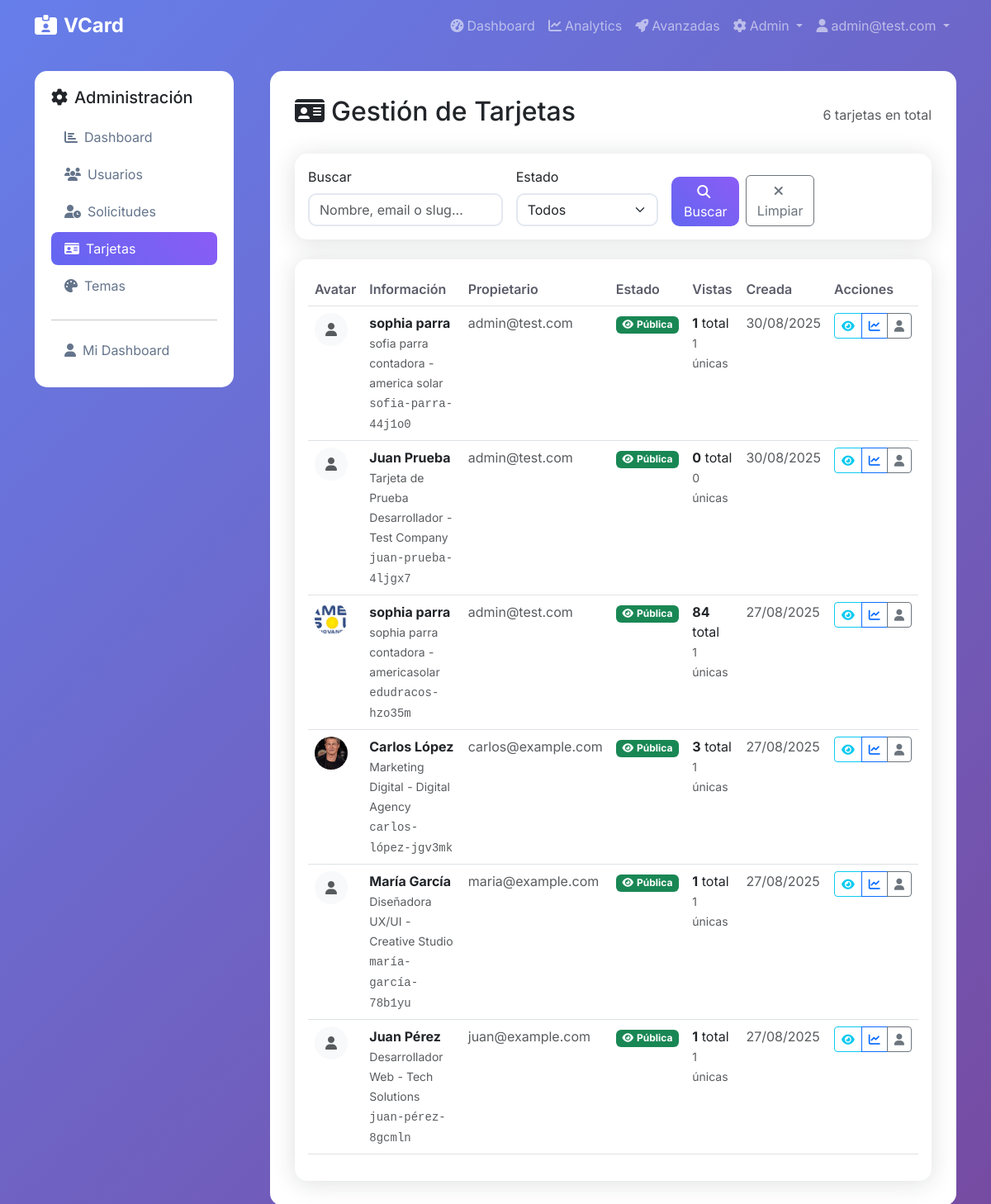
Page /admin/cards (signed in) on the committed database.
### app/models.py (models this page shows, shortened)
class User(UserMixin, db.Model):
    id = db.Column(db.Integer, primary_key=True)
    email = db.Column(db.String(120), unique=True, nullable=False, index=True)
    password_hash = db.Column(db.String(255), nullable=False)
    role = db.Column(Enum('admin', 'user', name='user_roles'), default='user', nullable=False)
    is_active = db.Column(db.Boolean, default=True, nullable=False)
    is_approved = db.Column(db.Boolean, default=False)
    approved_at = db.Column(db.DateTime)
    approved_by_id = db.Column(db.Integer)
    is_suspended = db.Column(db.Boolean, default=False)
    suspension_reason = db.Column(db.String(500))
    suspended_at = db.Column(db.DateTime)
    suspended_by_id = db.Column(db.Integer)
    max_cards = db.Column(db.Integer, default=1, nullable=False)
    last_login = db.Column(db.DateTime)
    total_views = db.Column(db.Integer, default=0)
    email_verified = db.Column(db.Boolean, default=False)
    email_verified_at = db.Column(db.DateTime)
    reset_token = db.Column(db.String(255))
    reset_token_expires = db.Column(db.DateTime)
    created_at = db.Column(db.DateTime, default=datetime.utcnow)
    updated_at = db.Column(db.DateTime, default=datetime.utcnow, onupdate=datetime.utcnow)
    cards = db.relationship('Card', backref='owner', lazy='dynamic', cascade='all, delete-orphan')
    def is_admin(self):
        return self.role == 'admin'

class Card(db.Model):
    id = db.Column(db.Integer, primary_key=True)
    owner_id = db.Column(db.Integer, db.ForeignKey('user.id'), nullable=False)
    slug = db.Column(db.String(100), unique=True, nullable=False, index=True)
    title = db.Column(db.String(200))  # e.g., "Lourdes Arellano - Salón & Spa"
    name = db.Column(db.String(100), nullable=False)
    job_title = db.Column(db.String(200))
    company = db.Column(db.String(200))
    phone = db.Column(db.String(20))
    email_public = db.Column(db.String(120))
    website = db.Column(db.String(255))
    location = db.Column(db.String(255))
    bio = db.Column(db.Text)
    theme_id = db.Column(db.Integer, db.ForeignKey('theme.id'), nullable=False)
    is_public = db.Column(db.Boolean, default=True, nullable=False)
    published_at = db.Column(db.DateTime)
    avatar_path = db.Column(db.String(255))  # Legacy - kept for backward compatibility
    avatar_square_path = db.Column(db.String(255))  # Square version for circle/rounded/square
    avatar_rect_path = db.Column(db.String(255))   # Rectangular version for rectangle shape
    created_at = db.Column(db.DateTime, default=datetime.utcnow)
    updated_at = db.Column(db.DateTime, default=datetime.utcnow, onupdate=datetime.utcnow)
    instagram = db.Column(db.String(255))
    whatsapp_country = db.Column(db.String(10))  # Country code for WhatsApp (e.g., '+34')
    whatsapp = db.Column(db.String(20))  # Phone number without country code
    custom_layout = db.Column(db.Text)  # Store custom layout JSON from visual editor
    facebook = db.Column(db.String(255))
    linkedin = db.Column(db.String(255))
    twitter = db.Column(db.String(255))
    youtube = db.Column(db.String(255))
    tiktok = db.Column(db.String(255))
    telegram = db.Column(db.String(255))
    snapchat = db.Column(db.String(255))
    pinterest = db.Column(db.String(255))
    github = db.Column(db.String(255))
    behance = db.Column(db.String(255))
    dribbble = db.Column(db.String(255))
    services = db.relationship('Service', backref='card', lazy='dynamic', cascade='all, delete-orphan')
    products = db.relationship('Product', backref='card', lazy='dynamic', cascade='all, delete-orphan')
    gallery_items = db.relationship('GalleryItem', backref='card', lazy='dynamic', cascade='all, delete-orphan')
    def get_public_url(self):
        return f"/c/{self.slug}"
    def get_total_views(self):
        return self.views.count()
    def get_unique_views(self):
        from sqlalchemy import func
        return db.session.query(func.count(func.distinct(CardView.ip_address))).filter_by(card_id=self.id).scalar() or 0
    def get_avatar_path(self):
        if not self.theme:
            return self.avatar_path or self.avatar_square_path
        if self.theme.avatar_shape == 'rectangle':
            return self.avatar_rect_path or self.avatar_square_path or self.avatar_path
        else:
            return self.avatar_square_path or self.avatar_path or self.avatar_rect_path
    def has_avatar(self):
        return bool(self.avatar_square_path or self.avatar_rect_path or self.avatar_path)

class Theme(db.Model):
    id = db.Column(db.Integer, primary_key=True)
    name = db.Column(db.String(100), nullable=False)
    primary_color = db.Column(db.String(7), default='#6366f1')  # hex color
    secondary_color = db.Column(db.String(7), default='#8b5cf6')
    accent_color = db.Column(db.String(7), default='#ec4899')
    font_family = db.Column(db.String(100), default='Inter')
    layout = db.Column(Enum('classic', 'modern', 'minimal', name='theme_layouts'), default='modern')
    avatar_shape = db.Column(Enum('circle', 'rounded', 'square', 'rectangle', name='avatar_shapes'), default='circle')
    bg_image_path = db.Column(db.String(255))  # optional background image
    created_at = db.Column(db.DateTime, default=datetime.utcnow)
    cards = db.relationship('Card', backref='theme', lazy='dynamic')

### app/admin/routes.py (the view, shortened to what this page needs)
@bp.route('/cards')
@login_required
@admin_required
def cards():
    page = request.args.get('page', 1, type=int)
    search = request.args.get('search', '', type=str)
    status = request.args.get('status', '', type=str)
    query = Card.query
    if status == 'public':
        query = query.filter_by(is_public=True)
    elif status == 'private':
        query = query.filter_by(is_public=False)
    cards = query.order_by(Card.created_at.desc()).paginate(
        page=page, per_page=20, error_out=False
    )
    return render_template('admin/cards.html', cards=cards, search=search, status=status)

### app/templates/admin/cards.html (shortened to what this page needs)
{% extends "base.html" %}
{% block content %}
<div class="row">
    <div class="col-md-3">
        {% include 'admin/_sidebar.html' %}
    </div>
    <div class="col-md-9">
        <div class="main-content">
            <div class="d-flex justify-content-between align-items-center mb-4">
                <h2>
                    <i class="fas fa-id-card me-2"></i>Gestión de Tarjetas
                </h2>
                <div class="text-muted">
                    {{ cards.total }} tarjetas en total
                </div>
            </div>
            <div class="card mb-4">
                <div class="card-body">
                    <form method="GET" class="row g-3">
                        <div class="col-md-4">
                            <label for="search" class="form-label">Buscar</label>
                            <input type="text" class="form-control" id="search" name="search" value="{{ search }}"
                                   placeholder="Nombre, email o slug...">
                        </div>
                        <div class="col-md-3">
                            <label for="status" class="form-label">Estado</label>
                            <select class="form-select" id="status" name="status">
                                <option value="" {% if not status %}selected{% endif %}>Todos</option>
                            </select>
                        </div>
                        <div class="col-md-3 d-flex align-items-end">
                            <button type="submit" class="btn btn-primary me-2">
                                <i class="fas fa-search me-1"></i>Buscar
                            </button>
                            <a href="{{ url_for('admin.cards') }}" class="btn btn-outline-secondary">
                                <i class="fas fa-times me-1"></i>Limpiar
                            </a>
                        </div>
                    </form>
                </div>
            </div>
            <div class="card">
                <div class="card-body">
                    {% if cards.items %}
                        <div class="table-responsive">
                            <table class="table table-hover">
                                <thead>
                                    <tr>
                                        <th>Avatar</th>
                                        <th>Información</th>
                                        <th>Propietario</th>
                                        <th>Estado</th>
                                        <th>Vistas</th>
                                        <th>Creada</th>
                                        <th>Acciones</th>
                                    </tr>
                                </thead>
                                <tbody>
                                    {% for card in cards.items %}
                                    <tr>
                                        <td>
                                            {% if card.has_avatar() %}
                                                <img src="{{ url_for('static', filename='uploads/' + card.get_avatar_path()) }}"
                                                     alt="{{ card.name }}" class="avatar-sm rounded-circle">
                                            {% else %}
                                                <div class="avatar-sm bg-light rounded-circle d-flex align-items-center justify-content-center">
                                                    <i class="fas fa-user text-muted"></i>
                                                </div>
                                            {% endif %}
                                        </td>
                                        <td>
                                            <div>
                                                <strong>{{ card.name }}</strong>
                                                {% if card.title %}<br><small class="text-muted">{{ card.title }}</small>{% endif %}
                                            </div>
                                            {% if card.job_title %}<small class="text-muted">{{ card.job_title }}</small>{% endif %}
                                            {% if card.company %}<small class="text-muted"> - {{ card.company }}</small>{% endif %}
                                            <div><small class="text-muted font-monospace">{{ card.slug }}</small></div>
                                        </td>
                                        <td>
                                            <span class="text-muted">{{ card.owner.email }}</span>
                                        </td>
                                        <td>
                                            {% if card.is_public %}
                                                <span class="badge bg-success">
                                                    <i class="fas fa-eye me-1"></i>Pública
                                                </span>
                                            {% else %}
                                                <span class="badge bg-warning">
                                                    <i class="fas fa-eye-slash me-1"></i>Privada
                                                </span>
                                            {% endif %}
                                        </td>
                                        <td>
                                            <div>
                                                <strong>{{ card.get_total_views() }}</strong> total
                                            </div>
                                            <small class="text-muted">{{ card.get_unique_views() }} únicas</small>
                                        </td>
                                        <td>
                                            <span class="text-muted">{{ card.created_at.strftime('%d/%m/%Y') }}</span>
                                        </td>
                                        <td>
                                            <div class="btn-group btn-group-sm">
                                                {% if card.is_public %}
                                                    <a href="{{ card.get_public_url() }}" class="btn btn-outline-info"
                                                       target="_blank" title="Ver tarjeta">
                                                        <i class="fas fa-eye"></i>
                                                    </a>
                                                {% endif %}
                                                <a href="{{ url_for('admin.card_views', id=card.id) }}"
                                                   class="btn btn-outline-primary" title="Ver estadísticas">
                                                    <i class="fas fa-chart-line"></i>
                                                </a>
                                                <a href="{{ url_for('admin.user_cards', id=card.owner_id) }}"
                                                   class="btn btn-outline-secondary" title="Ver tarjetas del usuario">
                                                    <i class="fas fa-user"></i>
                                                </a>
                                            </div>
                                        </td>
                                    </tr>
                                    {% endfor %}
                                </tbody>
                            </table>
                        </div>
                    {% endif %}
                </div>
            </div>
        </div>
    </div>
</div>
{% endblock %}

### app/templates/base.html (shortened to what this page needs)
<!DOCTYPE html>
<html lang="es">
<head>
    <link href="https://cdn.jsdelivr.net/npm/bootstrap@5.3.0/dist/css/bootstrap.min.css" rel="stylesheet">
    <link href="https://cdnjs.cloudflare.com/ajax/libs/font-awesome/6.4.0/css/all.min.css" rel="stylesheet">
</head>
<body>
    <nav class="navbar navbar-expand-lg navbar-dark mb-4">
        <div class="container">
            <a class="navbar-brand" href="{{ url_for('index') }}">
                <i class="fas fa-id-card-alt me-2"></i>VCard
            </a>
            <div class="collapse navbar-collapse" id="navbarNav">
                <ul class="navbar-nav ms-auto">
                    {% if current_user.is_authenticated %}
                        <li class="nav-item">
                            <a class="nav-link" href="{{ url_for('dashboard.index') }}">
                                <i class="fas fa-tachometer-alt me-1"></i>Dashboard
                            </a>
                        </li>
                        <li class="nav-item">
                            <a class="nav-link" href="{{ url_for('dashboard.analytics') }}">
                                <i class="fas fa-chart-line me-1"></i>Analytics
                            </a>
                        </li>
                        <li class="nav-item">
                            <a class="nav-link" href="{{ url_for('dashboard.advanced_features') }}">
                                <i class="fas fa-rocket me-1"></i>Avanzadas
                            </a>
                        </li>
                        {% if current_user.is_admin() %}
                        <li class="nav-item dropdown">
                            <a class="nav-link dropdown-toggle" href="#" role="button" data-bs-toggle="dropdown">
                                <i class="fas fa-cog me-1"></i>Admin
                            </a>
                        </li>
                        {% endif %}
                        <li class="nav-item dropdown">
                            <a class="nav-link dropdown-toggle" href="#" role="button" data-bs-toggle="dropdown">
                                <i class="fas fa-user me-1"></i>{{ current_user.email }}
                            </a>
                        </li>
                    {% endif %}
                </ul>
            </div>
        </div>
    </nav>
    <div class="container">
        {% block content %}{% endblock %}
    </div>
</body>
</html>

### rows in the picture
User: email "admin@test.com"
Card: name "sophia parra", title "sofia parra", job_title "contadora", company "america solar", slug "sofia-parra-44j1o0", owner.email "admin@test.com", is_public True (drawn), get_total_views "1", get_unique_views "1", created_at "30/08/2025"
Card: name "Juan Prueba", title "Tarjeta de Prueba", job_title "Desarrollador", company "Test Company", slug "juan-prueba-4ljgx7", owner.email "admin@test.com", is_public True (drawn), get_total_views "0", get_unique_views "0", created_at "30/08/2025"
Card: avatar_rect_path+avatar_square_path+avatar_path (picture), name "sophia parra", title "sophia parra", job_title "contadora", company "americasolar", slug "edudracos-hzo35m", owner.email "admin@test.com", is_public True (drawn), get_total_views "84", get_unique_views "1", created_at "27/08/2025"
Card: avatar_square_path.avatar_shape (picture), name "Carlos López", job_title "Marketing Digital", company "Digital Agency", slug "carlos-lópez-jgv3mk", owner.email "carlos@example.com", is_public True (drawn), get_total_views "3", get_unique_views "1", created_at "27/08/2025"
Card: name "María García", job_title "Diseñadora UX/UI", company "Creative Studio", slug "maría-garcía-78b1yu", owner.email "maria@example.com", is_public True (drawn), get_total_views "1", get_unique_views "1", created_at "27/08/2025"
Card: name "Juan Pérez", job_title "Desarrollador Web", company "Tech Solutions", slug "juan-pérez-8gcmln", owner.email "juan@example.com", is_public True (drawn), get_total_views "1", get_unique_views "1", created_at "27/08/2025"

### other values in the picture
{{ cards.total }} "6"
